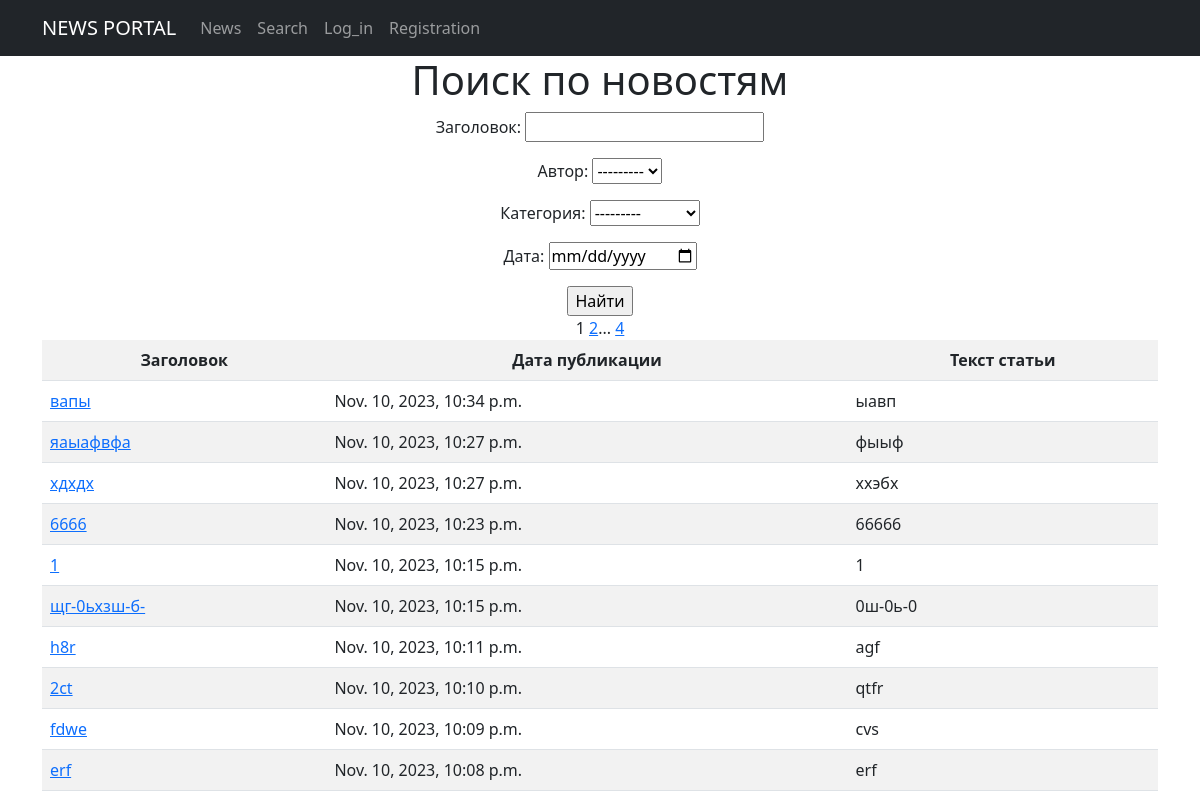
/news/news/search/, run on an earlier commit of the app's database.
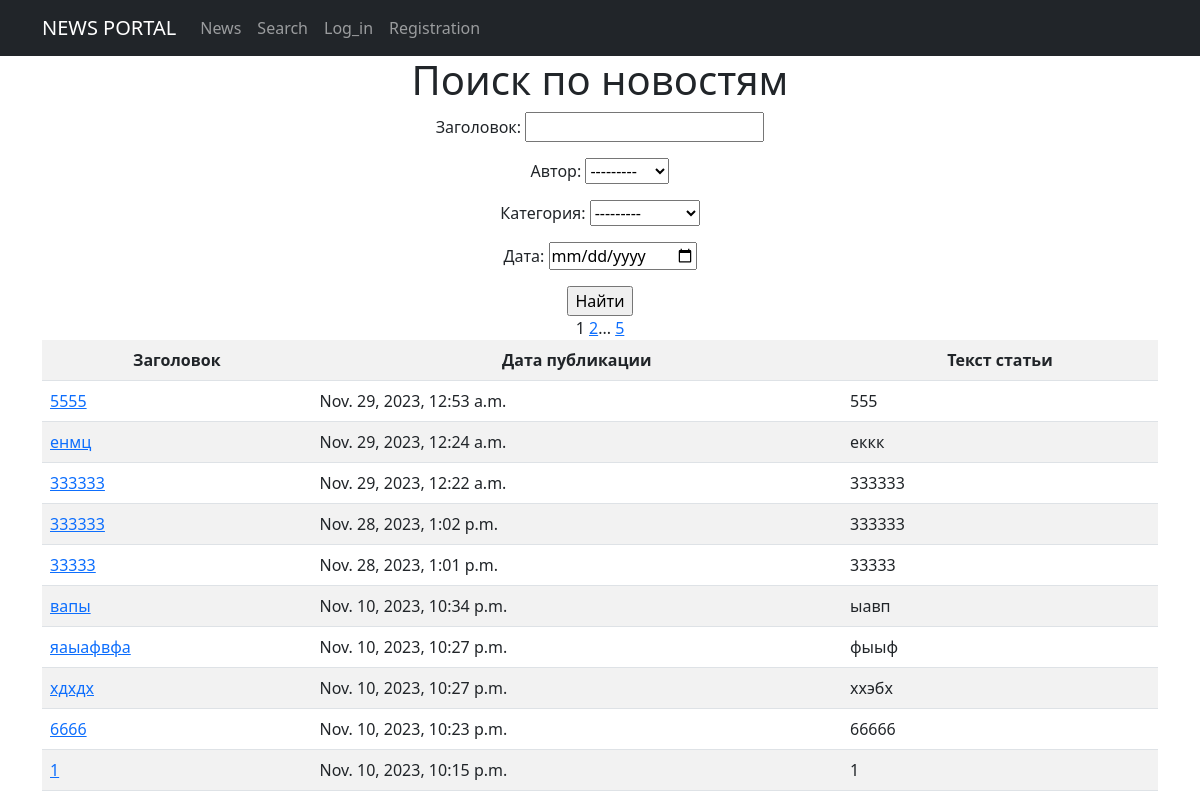
And on a later commit of the database.
### news/models.py (models this page shows, shortened)
class Post(models.Model):
    author = models.ForeignKey('Author', on_delete=models.CASCADE)
    categoryType = models.CharField(max_length=80, choices=POST_TYPES, default=news)
    date_create = models.DateTimeField(auto_now_add=True)
    categories = models.ManyToManyField('Category', through='PostCategory')
    title = models.CharField(max_length=150)
    show_title = models.CharField(max_length=100)
    text = models.TextField()
    rating = models.SmallIntegerField(default=0)

### news/views.py (the view)
# urls.py: path('news/search/', Search.as_view(), name='search'),
class Search(ListView):
    model = Post
    ordering = '-date_create'
    categoryType = 'NS'
    template_name = 'search.html'
    context_object_name = 'news'
    paginate_by = paginator_count
    def get_queryset(self):
        queryset = super().get_queryset()
        self.filterset = NewsFilter(self.request.GET, queryset)
        return self.filterset.qs
    def get_context_data(self, **kwargs):
        context = super().get_context_data(**kwargs)
        context['filterset'] = self.filterset
        return context

### news/templatetags/custom_filters.py (called while the page is built)
@register.filter()
def censor(value):
    new_value = value
    if isinstance(value, str):
        for i in bad_words:
            new_value = new_value.replace(i[1:-1], '*'*(len(i) - 2))
    return new_value

### news/templatetags/custom_tags.py (called while the page is built)
@register.simple_tag(takes_context=True)
def url_replace(context, **kwargs):
   d = context['request'].GET.copy()
   for k, v in kwargs.items():
       d[k] = v
   return d.urlencode()

### templates/search.html (shortened to what this page needs)
{% extends 'flatpages/default.html' %}
{% load static %}
{% load custom_filters %}
{% load custom_tags %}
{% block content %}
<html lang="en">
<h1> Поиск по новостям </h1>
    <form action="" method="get">
       {{ filterset.form.as_p }}
       <input type="submit" value="Найти" />
   </form>
       <table class="table table-striped">
           <tr>
               <td><b>Заголовок</b></td>
               <td><b>Дата публикации</b></td>
               <td><b>Текст статьи</b></td>
           </tr>
           {% for p in news %}
           <tr>
               <td align="left "><a href="{% url 'new_detail' p.pk %}">{{ p.title | censor}}</a></td>
               <td align="left ">{{ p.date_create}} </td>
               <td align="left ">{{ p.text | censor| truncatechars:20}}</td>
           </tr>
           {% endfor %}
           {% if page_obj.has_next %}
               <a href="?{% url_replace page=page_obj.next_page_number %}">{{ page_obj.next_page_number }}</a>
               {% if paginator.num_pages != page_obj.next_page_number %}
                   <a href="?{% url_replace page=page_obj.paginator.num_pages %}">{{ page_obj.paginator.num_pages }}</a>
               {% endif %}
           {% endif %}
           {% endblock content %}

What changed in the data, as far as the page shows it:
no longer on this page (row unchanged): Post: title|censor "щг-0ьхзш-б-", date_create "Nov. 10, 2023, 10:15 p.m.", text|censor "0ш-0ь-0"
no longer on this page (row unchanged): Post: title|censor "h8r", date_create "Nov. 10, 2023, 10:11 p.m.", text|censor "agf"
no longer on this page (row unchanged): Post: title|censor "2ct", date_create "Nov. 10, 2023, 10:10 p.m.", text|censor "qtfr"
no longer on this page (row unchanged): Post: title|censor "fdwe", date_create "Nov. 10, 2023, 10:09 p.m.", text|censor "cvs"
no longer on this page (row unchanged): Post: title|censor "erf", date_create "Nov. 10, 2023, 10:08 p.m.", text|censor "erf"
added Post: title|censor "5555", date_create "Nov. 29, 2023, 12:53 a.m.", text|censor "555"
added Post: title|censor "енмц", date_create "Nov. 29, 2023, 12:24 a.m.", text|censor "еккк"
added Post: title|censor "333333", date_create "Nov. 29, 2023, 12:22 a.m.", text|censor "333333"
added Post: title|censor "333333", date_create "Nov. 28, 2023, 1:02 p.m.", text|censor "333333"
added Post: title|censor "33333", date_create "Nov. 28, 2023, 1:01 p.m.", text|censor "33333"
Also different on the page:
{{ page_obj.paginator.num_pages }}: "4" → "5"
